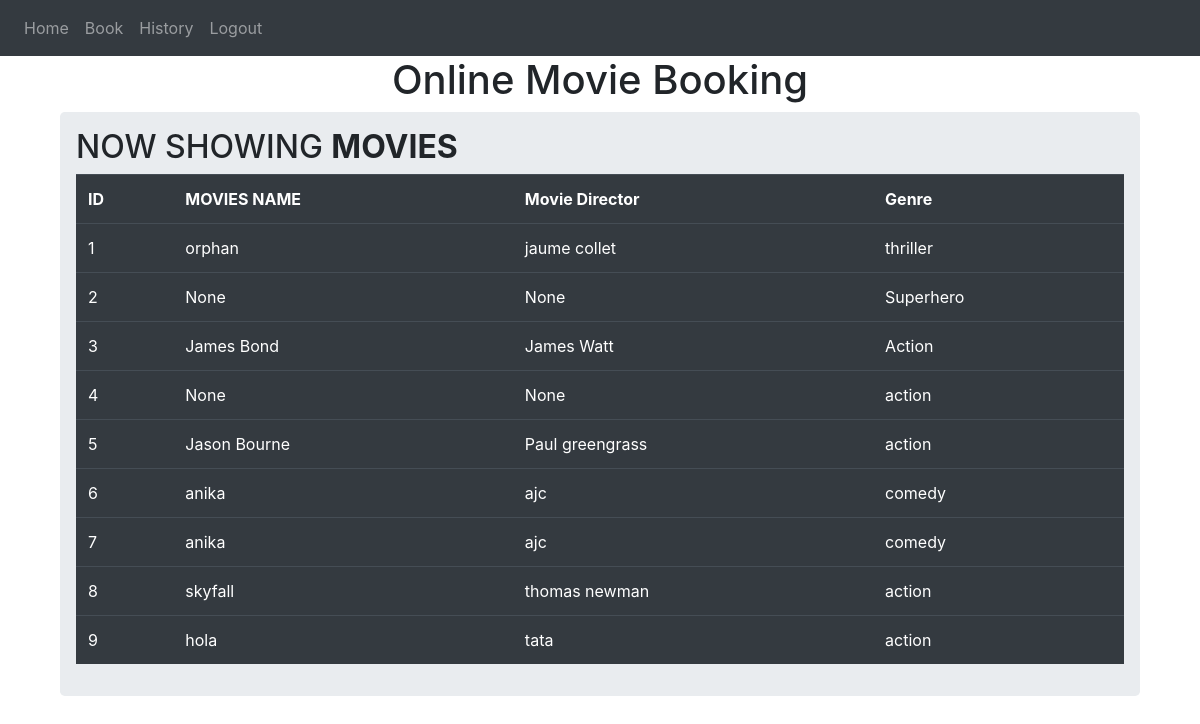
The page / (signed in) on the database as committed earlier.
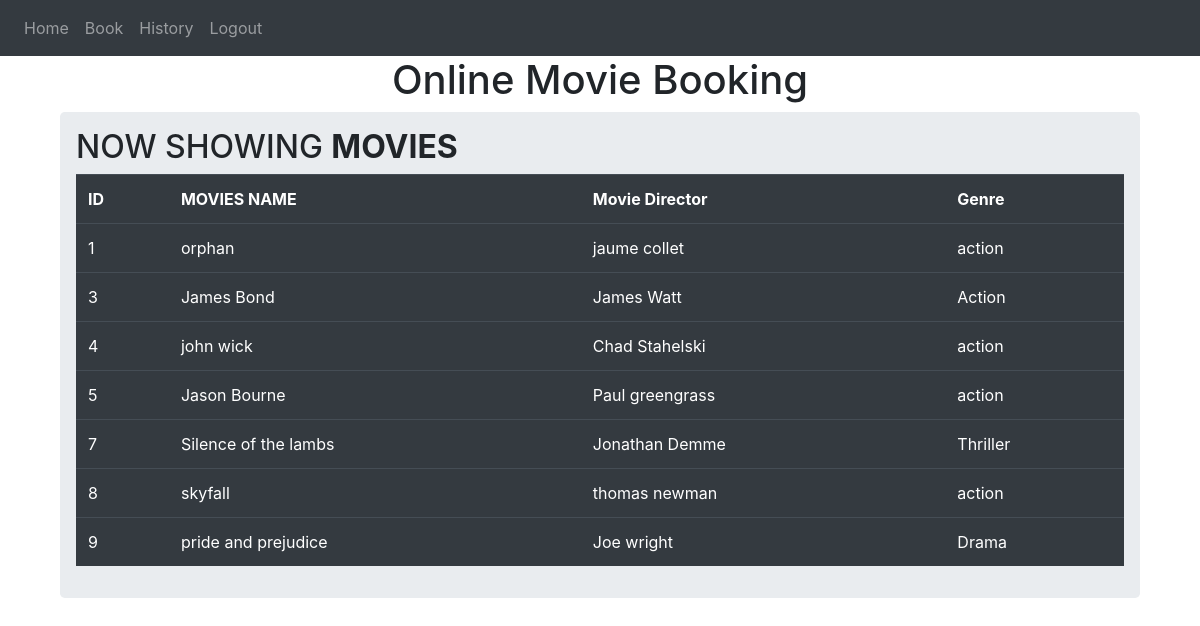
The same page on the database as committed later.
### website/models.py (models this page shows)
class AddMovie(db.Model):
    id = db.Column(db.Integer,primary_key=True)
    movies_name = db.Column(db.String(150))
    movies_director = db.Column(db.String(150))
    genre = db.Column(db.String(150))

### website/views.py (the view)
@views.route('/')
@login_required
def home():
    all_data = AddMovie.query.all()
    return render_template("home.html",user =current_user,movies = all_data)

### website/__init__.py (called while the page is built)
def create_app():
    app = Flask(__name__)
    app.config['SECRET_KEY'] = 'anika is a good girl'
    app.config['SQLALCHEMY_DATABASE_URI'] = f'sqlite:///{DB_NAME}'
    db.init_app(app)
    from .views import views
    from .auth import auth
    app.register_blueprint(views, url_prefix='/')
    app.register_blueprint(auth, url_prefix='/')
    from .models import User, AddMovie , BookMovieShow, AddShow
    create_database(app)
    login_manager = LoginManager()
    login_manager.login_view = 'auth.login'
    login_manager.init_app(app)
    @login_manager.user_loader
    def load_user(id):
        return User.query.get(int(id))
    return app

### website/templates/home.html (shortened to what this page needs)
{% extends "base.html" %} {% block title %} MOVIES TO WATCH {% endblock %}
{% block content %}
<h1 align="center">Online Movie Booking </h1>
<div class ="container">
    <div class="row">
        <div class ="col md-12">
            <div class="jumbotron p-3 ">
                <h2>
                    NOW SHOWING
                    <b>MOVIES</b>
                </h2>
                <table class="table table-hover table-dark">
                    <tr>
                        <th>ID</th>
                        <th>MOVIES NAME</th>
                        <th>Movie Director</th>
                        <th>Genre</th>
                    </tr>
                    {% for row in movies %}
                    <tr>
                        <td>{{row.id}}</td>
                        <td>{{row.movies_name}}</td>
                        <td>{{row.movies_director}}</td>
                        <td>{{row.genre}}</td>
                    </tr>
                    {% endfor %}
                </table>
            </div>
        </div>
    </div>
</div>
{% endblock %}

### website/templates/base.html (shortened to what this page needs)
<!DOCTYPE html>
<html>
  <head>
    <link
      rel="stylesheet"
      href="https://stackpath.bootstrapcdn.com/bootstrap/4.4.1/css/bootstrap.min.css"
    />
    <link
      rel="stylesheet"
      href="https://stackpath.bootstrapcdn.com/font-awesome/4.7.0/css/font-awesome.min.css"
    />
  </head>
  <body>
    <nav class="navbar navbar-expand-lg navbar-dark bg-dark">
      <div class="collapse navbar-collapse" id="navbar">
        <div class="navbar-nav">
          {% if user.is_authenticated %}
          <a class="nav-item nav-link" id="home" href="/">Home</a>
          <a class="nav-item nav-link" id="book" href="/movie_show">Book</a>
          <a class="nav-item nav-link" id="history" href="/history">History</a>
          <a class="nav-item nav-link" id="logout" href="/logout">Logout</a>
          {% else %}
          <a class="nav-item nav-link" id="movies" href="/movies">Admin</a>
          <a class="nav-item nav-link" id="login" href="/login">Login</a>
          <a class="nav-item nav-link" id="signUp" href="/signup">Sign Up</a>
          {% endif %}
        </div>
      </div>
    </nav>
    <div class ="container">{% block content %} {% endblock %}</div>
  </body>
</html>

Rows that differ between the two databases and show on the page:
removed AddMovie: id "2", movies_name "None", movies_director "None", genre "Superhero"
removed AddMovie: id "6", movies_name "anika", movies_director "ajc", genre "comedy"
changed AddMovie "orphan": genre "thriller" → "action"
changed AddMovie id 4: movies_name "None" → "john wick"; movies_director "None" → "Chad Stahelski"
changed AddMovie id 7: movies_name "anika" → "Silence of the lambs"; movies_director "ajc" → "Jonathan Demme"; genre "comedy" → "Thriller"
changed AddMovie id 9: movies_name "hola" → "pride and prejudice"; movies_director "tata" → "Joe wright"; genre "action" → "Drama"
